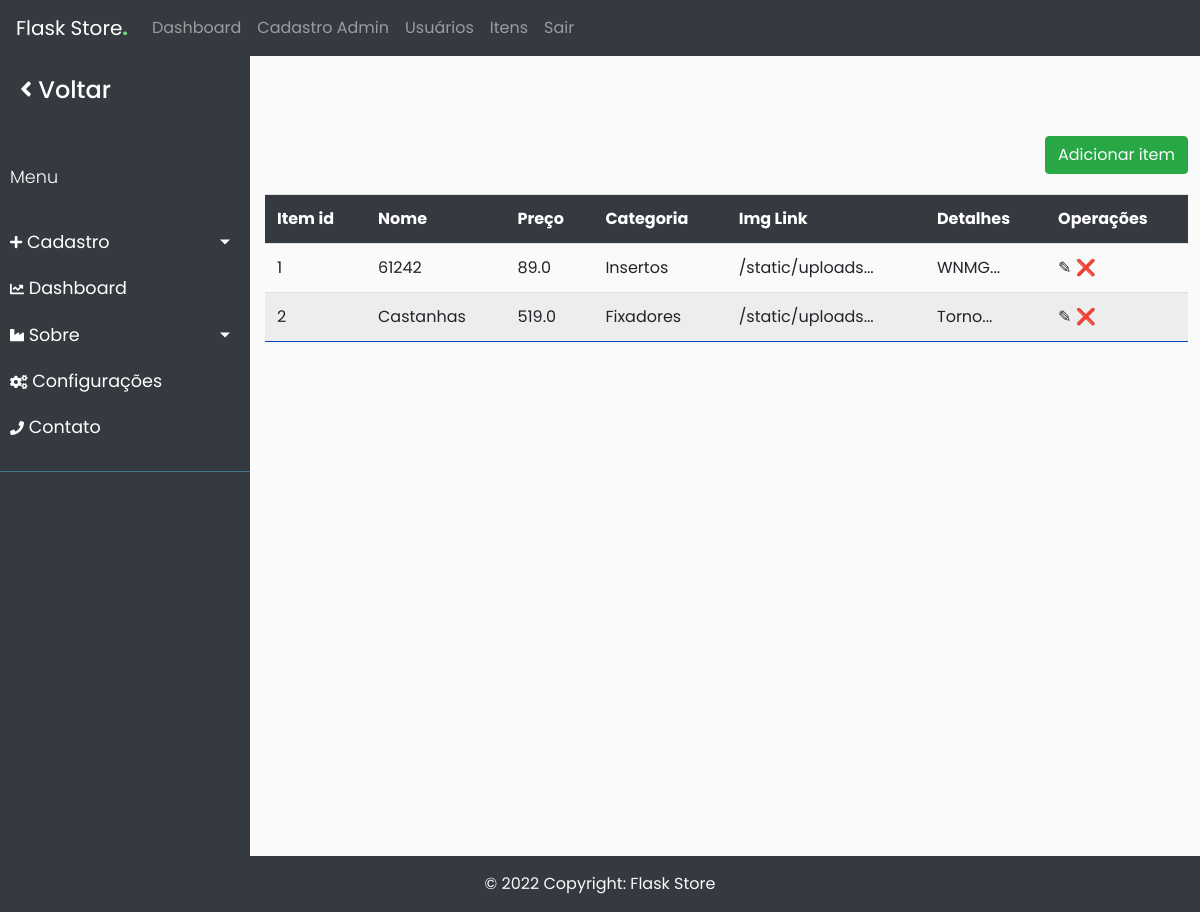
Before: /admin/items (signed in) with the older database file.
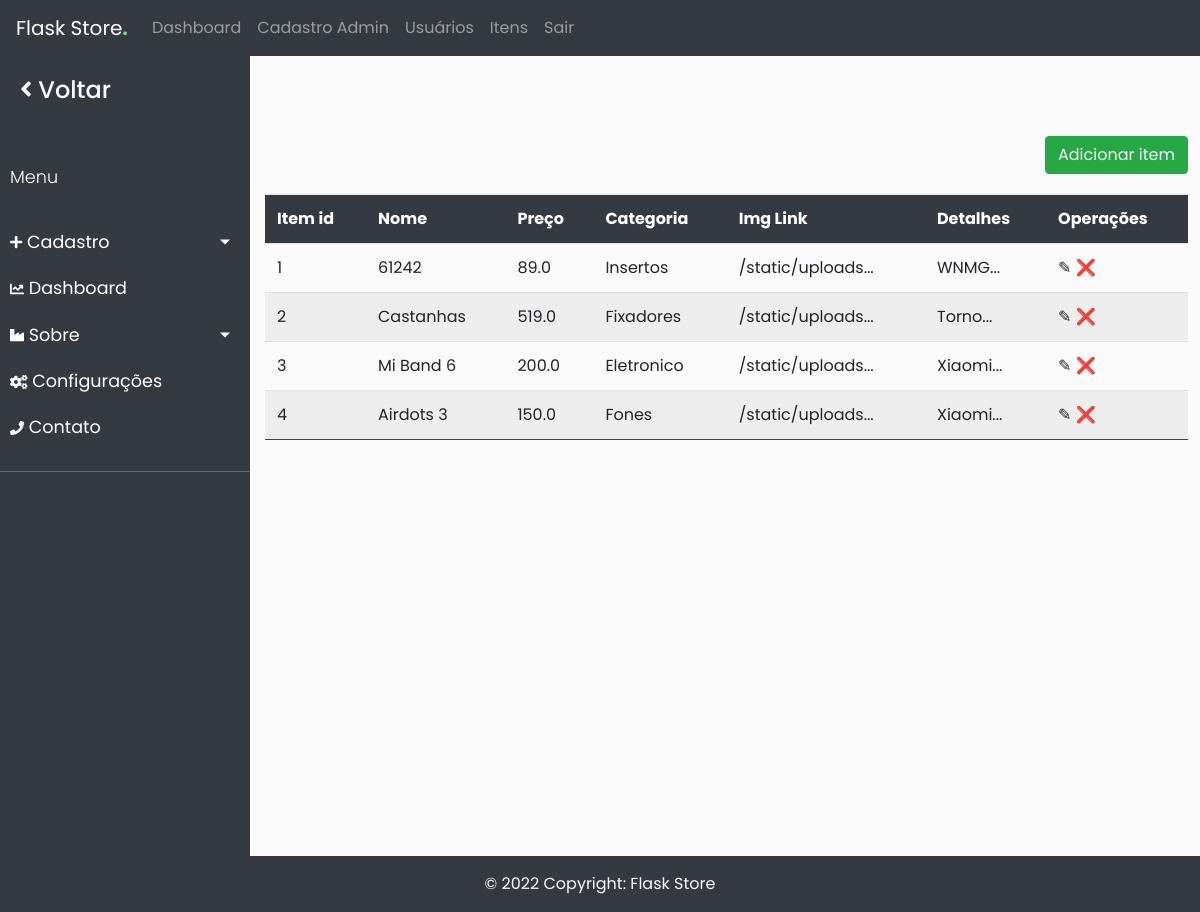
After: the same page with the newer database file.
### app/db_models.py (models this page shows)
class Item(db.Model):
	__tablename__ = "items"
	id = db.Column(db.Integer, primary_key=True)
	name = db.Column(db.String(100), nullable=False)
	price = db.Column(db.Float, nullable=False)
	category = db.Column(db.Text, nullable=False)
	image = db.Column(db.String(250), nullable=False)
	details = db.Column(db.String(250), nullable=False)
	price_id = db.Column(db.String(250), nullable=False)
	orders = db.relationship("Ordered_item", backref="item")
	in_cart = db.relationship("Cart", backref="item")

### app/funcs.py (the view)
	def wrapper(*args, **kwargs):
		if current_user.is_authenticated and current_user.admin == 1:
			return func(*args, **kwargs)
		else:
			return "You are not Authorized to access this URL."

### app/__init__.py (called while the page is built)
@app.context_processor
def inject_now():
	return {'now': datetime.utcnow()}

@login_manager.user_loader
def load_user(user_id):
	return User.query.get(user_id)

### app/admin/routes.py (called while the page is built)
@admin.route('/items')
@admin_only
def items():
    items = Item.query.all()
    return render_template("admin/items.html", items=items)

### app/funcs.py (called while the page is built)
def admin_only(func):
	def wrapper(*args, **kwargs):
		if current_user.is_authenticated and current_user.admin == 1:
			return func(*args, **kwargs)
		else:
			return "You are not Authorized to access this URL."
	wrapper.__name__ = func.__name__
	return wrapper

### app/admin/templates/admin/items.html (shortened to what this page needs)
{% extends "admin/base.html" %}
{% block content %}
    {% if not items %}
		<div class="add-new btn-success btn">
			<a href="{{ url_for('admin.add') }}" class="text-light">Adicionar item</a>
		</div>
		<div class="flash-error">Não há produtos cadastrados.</div>
	{% else %}
    <div class="add-new btn-success btn">
        <a href="{{ url_for('admin.add') }}" class="text-light">Adicionar item</a>
    </div>
	<div class="table-responsive">
    <table class="table table-striped">
        <tr>
            <th>Item id</th>
            <th>Nome</th>
			<th>Preço</th>
			<th>Categoria</th>
			<th>Img Link</th>
            <th>Detalhes</th>
            <th>Operações</th>
        </tr>
    {% for item in items %}
        <tr>
            <td>{{ item.id }}</td>
            <td>{{ item.name }}</td>
			<td>{{ item.price }}</td>
			<td>{{ item.category }}</td>
			<td>{{ item.image[:15] }}...</td>
            <td>{{ item.details[:40] | safe }}...</td>
			<td>
                <a href="{{ url_for('admin.edit', type='item', id=item.id) }}">&#9998;</a>
				<a href="{{ url_for('admin.delete', type='item', id=item.id) }}">&#10060;</a>
			</td>
        </tr>
    {% endfor %}
    </table>
	</div>
	{% endif %}
{% endblock %}

### app/admin/templates/admin/base.html (shortened to what this page needs)
{% import "bootstrap/wtf.html" as wtf %}
<!DOCTYPE html>
<html lang="pt_BR">
  <head>
    <link rel="stylesheet" href="https://stackpath.bootstrapcdn.com/bootstrap/4.1.0/css/bootstrap.min.css">
    <link rel="stylesheet" type="text/css" href="{{ url_for('admin.static', filename='styles.css') }}">
    <link rel="stylesheet" href="{{ url_for('admin.static', filename='sidebar.css') }}">
  </head>
  <body>
    <div>
      <nav class="navbar navbar-expand-lg navbar-dark bg-dark">
        <a class="navbar-brand" href="{{ url_for('home') }}">Flask Store<b style="color: #73d580;">.</b></a>
        <div class="collapse navbar-collapse" id="navbarNav">
          <ul class="navbar-nav">
            <li class="nav-item">
              <a class="nav-link" href="{{ url_for('admin.dashboard') }}">Dashboard</a>
            </li>
            {% if not current_user.is_authenticated %}
              <li class="nav-item">
                <a class="nav-link" href="{{ url_for('login') }}">Login</a>
              </li>
              <li class="nav-item">
                <a class="nav-link" href="{{ url_for('register') }}">Cadastro</a>
              </li>
            {% else %}
              <li class="nav-item">
                <a class="nav-link" href="{{ url_for('admin.adminregister') }}">Cadastro Admin</a>
              </li>
              <li class="nav-item">
                <a class="nav-link" href="{{ url_for('admin.users') }}">Usuários</a>
              </li>
              <li class="nav-item">
                <a class="nav-link" href="{{ url_for('admin.items') }}">Itens</a>
              </li>
              <li class="nav-item">
                <a class="nav-link" href="{{ url_for('logout') }}">Sair</a>
              </li>
            {% endif %}
          </ul>
        </div>
      </nav>
      <div class="wrapper">
        <nav id="sidebar">
          <div class="sidebar-header">
              <h4><a href="{{ url_for('home') }}"><i class='fa fa-angle-left' style='font-size:24px'></i> Voltar</a> </h4>
          </div>
          <ul class="list-unstyled components">
              <p>Menu</p>
              <li>
                  <a href="#homeSubmenu" data-toggle="collapse" aria-expanded="false" class="dropdown-toggle"><i class='fa fa-plus' style='font-size:14px'></i>  Cadastro</a>
              </li>
              <li>
                  <a href="{{ url_for('admin.dashboard') }}">
                  <i class='fa fa-chart-line' style='font-size:14px'></i> Dashboard</a>
              </li>
              <li>
                  <a href="#pageSubmenu" data-toggle="collapse" aria-expanded="false" class="dropdown-toggle">
                    <i class='fa fa-industry' style='font-size:14px'></i> Sobre</a>
              </li>
              <li>
                  <a href="{{ url_for('admin.banners') }}">
                    <i class='fa fa-cogs' style='font-size:14px'>
                  </i> Configurações</a>
              </li>
              <li>
                  <a href="#">
                    <i class='fa fa-phone' style='font-size:14px'>
                    </i> Contato</a>
              </li>
          </ul>
        </nav>
        <div id="conteudo" style="display: none">
          <div id="content">
            <div class="container-fluid">
                <div class="main">
                  {% block content %}
                  {% endblock %}
                </div>
            </div>
          </div>
        </div>
      </div>
      <footer class="bg-dark text-center text-lg-start text-light footer">
        <div class="text-center p-3">
          © {{ now.year }} Copyright:
          Flask Store
        </div>
      </footer>
    </div>
  </body>
</html>

### app/admin/static/styles.css (style rules this page uses)
.main { padding: 10vh 0; }
table { margin: 0 auto; }
table th { color: white; background-color: #343a40; padding: 15px; }
table tr { border-bottom:1px solid #0046C2; }
table td, th { padding:5px 30px; }
.add-new { margin-left:65vw; margin-bottom:20px; }

### app/admin/static/sidebar.css (style rules this page uses)
body { font-family: 'Poppins', sans-serif; background: #fafafa; }
p { font-family: 'Poppins', sans-serif; font-size: 1.1em; font-weight: 300; line-height: 1.7em; color: #999; }
a, a:hover, a:focus { color: inherit; text-decoration: none; transition: all 0.3s; }
#sidebar { background: #343A40; color: #fff; transition: all 0.3s; }
#sidebar .sidebar-header { padding: 20px; background: #343A40; }
#sidebar ul.components { padding: 20px 0; border-bottom: 1px solid #47748b; }
#sidebar ul p { color: #fff; padding: 10px; }
#sidebar ul li a { padding: 10px; font-size: 1.1em; display: block; }
.wrapper { display: flex; align-items: stretch; }
#sidebar { min-width: 250px; max-width: 250px; min-height: 100vh; }
a[data-toggle="collapse"] { position: relative; }
.dropdown-toggle::after { display: block; position: absolute; top: 50%; right: 20px; transform: translateY(-50%); }

Changed rows visible on the page:
added Item: id "3", name "Mi Band 6", price "200.0", category "Eletronico", image "/static/uploads", details "Xiaomi"
added Item: id "4", name "Airdots 3", price "150.0", category "Fones", image "/static/uploads", details "Xiaomi"
